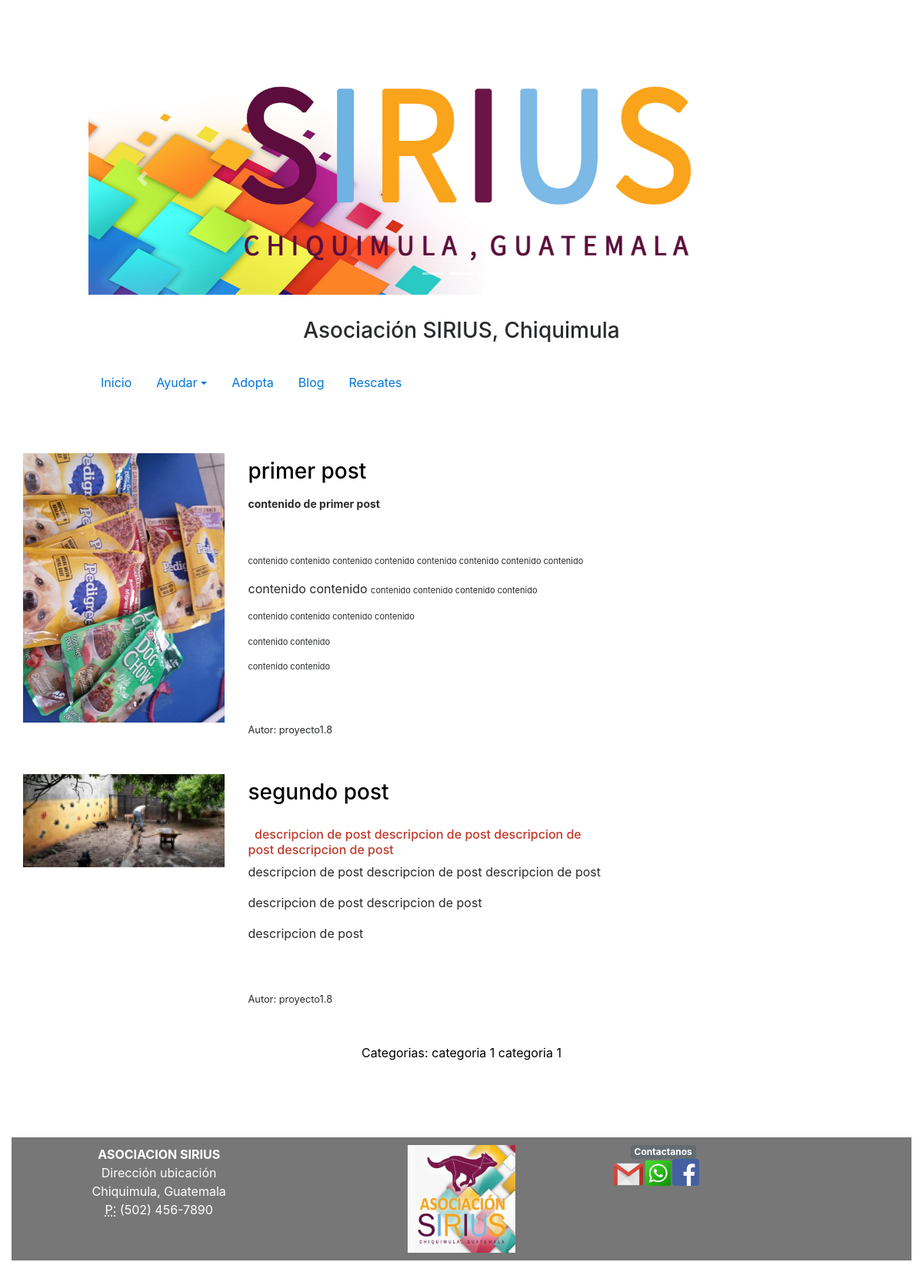
Screenshot of /blog/ with the database file from the repository.
### blog/models.py (models this page shows, shortened)
class Post(models.Model):
	titulo=models.CharField(max_length=50)
	contenido = RichTextField()
	imagen=models.ImageField(upload_to="blog")
	autor=models.ForeignKey(User, on_delete=models.CASCADE)
	categorias=models.ManyToManyField(Categoria)
	created=models.DateTimeField(auto_now_add=True, verbose_name="Publicado")
	updated=models.DateTimeField(auto_now=True)
	class Meta:
		verbose_name='post'
		verbose_name_plural='publicaciones en el blog'

class Categoria(models.Model):
	nombre=models.CharField(max_length=50)
	created=models.DateTimeField(auto_now_add=True)
	updated=models.DateTimeField(auto_now_add=True)
	class Meta:
		verbose_name='categoria'
		verbose_name_plural='categorias'

### blog/views.py (the view)
# urls.py: 2. Add a URL to urlpatterns:  path('blog/', include('blog.urls'))
def blog(request):
	posts=Post.objects.all()
	paginator = Paginator(posts, 2)
	page = request.GET.get('page')
	posts = paginator.get_page(page)
	return render(request, "blog/blog.html", {"posts": posts})

### blog/templates/blog/blog.html (shortened to what this page needs)
{% extends "ProyectoRefugioApp/base.html" %}
{% load static %}
{% block content %}
{% for post in posts %}
<div class="container-fluid">
	<div class="row">
		<div class="col-md-12">
			<div class="row">
				<div class="col-md-9">
					<div class="row">
						<div class="col-md-4">
							<img class="img-fluid" alt="ImagenPost" src="{{post.imagen.url}}" >
						</div>
						<div class="col-md-8">
							<h3>
								<h3 style="color: black;">{{post.titulo}}</h3>
							</h3>
							<p>{{post.contenido | safe}}</p>
							<br><br>
							<div style="text-align: left; font-size: 0.8em">
								Autor: {{post.autor}}
							</div>
						</div>
					</div>
				</div>
				<div class="col-md-3">
				</div>
			</div>
		</div>
	</div>
</div>
<br><br>
{% endfor %}
	<section>
		<div style="width:75%; margin: auto; text-align: center; color: black">
			Categorias:
				{% for post in posts %}
					{% for categoria in post.categorias.all %}
						{{categoria.nombre}}
					{% endfor %}
				{% endfor %}
		</div>
	</section>
	<br><br>
	<div class="row">
		<div class="col-md-12 col-lg-12 col-sm-12 col-xs-12">
			<div class="col-md-6 col-lg-6 col-sm-6 col-xs-6 float-left">
			</div>
		</div>
	</div>
	<div class="row">
		<div class="col-md-12 col-lg-12 col-sm-12 col-xs-12">
			<div class="col-md-6 col-lg-6 col-sm-6 col-xs-6 float-right">
			</div>
		</div>
	</div>
<br><br>
{% endblock %}

### ProyectoRefugioApp/static/ProyectoRefugioApp/css/style.css (style rules this page uses)
html { position: relative; min-height: 100%; }
body { padding-top: 80px; margin-bottom: 60px; }

### rows the page displays
Post: imagen (picture), titulo "primer post", contenido "contenido de primer post contenido contenido contenido contenido contenido contenido contenido contenido contenido contenido contenido contenido contenido contenido contenido contenido contenido contenido contenido contenido contenido contenido", autor "proyecto1.8"
Post: imagen (picture), titulo "segundo post", contenido "descripcion de post descripcion de post descripcion de post descripcion de post descripcion de post descripcion de post descripcion de post descripcion de post descripcion de post descripcion de post", autor "proyecto1.8"
Categoria: nombre "categoria 1"
